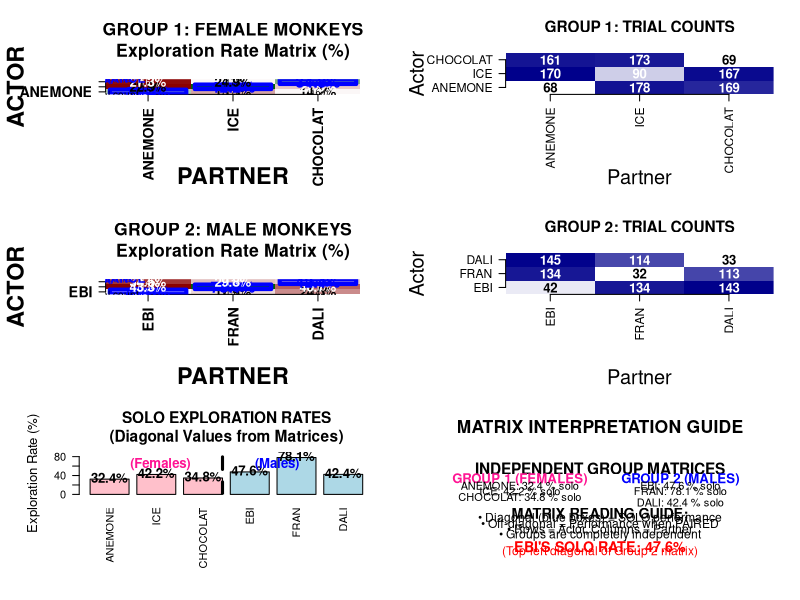

Generate this figure with R:
# REMAKE MATRIX GRAPHS WITH IMPROVED VISUALIZATION
# Clearer presentation of the two independent 3x3 matrices

library(nnet)

# Load data
data_raw <- read.csv("Explore Exploit Dataset.csv")

# Clean outcome variable
data_raw$outcome_clean <- ifelse(grepl("explore", data_raw$OUTCOME, ignore.case = TRUE), "explore",
                               ifelse(grepl("exploit", data_raw$OUTCOME, ignore.case = TRUE), "exploit", 
                                     ifelse(data_raw$OUTCOME %in% c("NONE", "none", "stop"), "none", "other")))

data_valid <- data_raw[!is.na(data_raw$outcome_clean) & data_raw$outcome_clean != "other", ]

# Define the two INDEPENDENT groups
group1_monkeys <- c("ANEMONE", "ICE", "CHOCOLAT")
group2_monkeys <- c("EBI", "FRAN", "DALI")

# Helper functions
safe_rate <- function(subset_data, outcome) {
  if(nrow(subset_data) == 0) return(NA)
  sum(subset_data$outcome_clean == outcome, na.rm = TRUE) / nrow(subset_data) * 100
}

safe_count <- function(subset_data) {
  if(nrow(subset_data) == 0) return(0)
  return(nrow(subset_data))
}

# CREATE MATRICES

# Group 1 Matrix (3x3)
group1_matrix <- matrix(NA, nrow = 3, ncol = 3)
group1_trials <- matrix(0, nrow = 3, ncol = 3)
rownames(group1_matrix) <- group1_monkeys
colnames(group1_matrix) <- group1_monkeys
rownames(group1_trials) <- group1_monkeys
colnames(group1_trials) <- group1_monkeys

# Group 2 Matrix (3x3)
group2_matrix <- matrix(NA, nrow = 3, ncol = 3)
group2_trials <- matrix(0, nrow = 3, ncol = 3)
rownames(group2_matrix) <- group2_monkeys
colnames(group2_matrix) <- group2_monkeys
rownames(group2_trials) <- group2_monkeys
colnames(group2_trials) <- group2_monkeys

# Fill Group 1 matrix
for(i in 1:3) {
  for(j in 1:3) {
    actor <- group1_monkeys[i]
    partner <- group1_monkeys[j]
    
    if(i == j) {
      # Solo performance
      solo_data <- data_valid[data_valid$monkey == actor & data_valid$CONDITION == "solo", ]
      group1_matrix[i, j] <- safe_rate(solo_data, "explore")
      group1_trials[i, j] <- safe_count(solo_data)
    } else {
      # Paired performance within group
      paired_data <- data_valid[data_valid$monkey == actor & 
                               grepl(partner, data_valid$PAIRED_WITH, fixed = TRUE), ]
      group1_matrix[i, j] <- safe_rate(paired_data, "explore")
      group1_trials[i, j] <- safe_count(paired_data)
    }
  }
}

# Fill Group 2 matrix
for(i in 1:3) {
  for(j in 1:3) {
    actor <- group2_monkeys[i]
    partner <- group2_monkeys[j]
    
    if(i == j) {
      # Solo performance
      solo_data <- data_valid[data_valid$monkey == actor & data_valid$CONDITION == "solo", ]
      group2_matrix[i, j] <- safe_rate(solo_data, "explore")
      group2_trials[i, j] <- safe_count(solo_data)
    } else {
      # Paired performance within group
      paired_data <- data_valid[data_valid$monkey == actor & 
                               grepl(partner, data_valid$PAIRED_WITH, fixed = TRUE), ]
      group2_matrix[i, j] <- safe_rate(paired_data, "explore")
      group2_trials[i, j] <- safe_count(paired_data)
    }
  }
}

# Create enhanced matrix visualization
pdf("REMADE_MATRIX_GRAPHS.pdf", width = 16, height = 20)
layout(matrix(1:6, nrow = 3, ncol = 2))

# PLOT 1: Group 1 Matrix - Enhanced Version
par(mar = c(8, 8, 6, 3))
colors <- colorRampPalette(c("darkred", "white", "darkgreen"))(100)

image(1:3, 1:3, group1_matrix, 
      col = colors, axes = FALSE,
      main = "GROUP 1: FEMALE MONKEYS\nExploration Rate Matrix (%)", 
      xlab = "", ylab = "", cex.main = 1.6)
axis(1, at = 1:3, labels = group1_monkeys, las = 2, cex.axis = 1.3, font = 2)
axis(2, at = 1:3, labels = group1_monkeys, las = 2, cex.axis = 1.3, font = 2)
mtext("PARTNER", side = 1, line = 6, cex = 1.4, font = 2)
mtext("ACTOR", side = 2, line = 6, cex = 1.4, font = 2)

# Add exploration rate values with enhanced formatting
for(i in 1:3) {
  for(j in 1:3) {
    if(!is.na(group1_matrix[i, j])) {
      # Different formatting for diagonal (solo) vs off-diagonal (paired)
      if(i == j) {
        # Solo performance - larger, bold, with border
        rect(j-0.45, i-0.45, j+0.45, i+0.45, border = "blue", lwd = 4)
        text(j, i, paste0(round(group1_matrix[i, j], 1), "%"), 
             col = "blue", cex = 1.4, font = 2)
        text(j, i-0.3, "SOLO", col = "blue", cex = 0.8, font = 2)
      } else {
        # Paired performance
        text(j, i, paste0(round(group1_matrix[i, j], 1), "%"), 
             col = ifelse(group1_matrix[i, j] > 25, "white", "black"),
             cex = 1.2, font = 2)
        text(j, i-0.25, paste0("(", group1_trials[i, j], ")"), 
             col = ifelse(group1_matrix[i, j] > 25, "white", "black"),
             cex = 0.8)
      }
    }
  }
}

# Add legend
text(0.2, 3.7, "SOLO PERFORMANCE", col = "blue", cex = 1.1, font = 2)
text(0.2, 3.5, "(Blue boxes on diagonal)", col = "blue", cex = 0.9)
text(0.2, 0.3, "Numbers in () = trial count", cex = 0.9)

# PLOT 2: Group 2 Matrix - Enhanced Version
par(mar = c(8, 8, 6, 3))
image(1:3, 1:3, group2_matrix, 
      col = colors, axes = FALSE,
      main = "GROUP 2: MALE MONKEYS\nExploration Rate Matrix (%)", 
      xlab = "", ylab = "", cex.main = 1.6)
axis(1, at = 1:3, labels = group2_monkeys, las = 2, cex.axis = 1.3, font = 2)
axis(2, at = 1:3, labels = group2_monkeys, las = 2, cex.axis = 1.3, font = 2)
mtext("PARTNER", side = 1, line = 6, cex = 1.4, font = 2)
mtext("ACTOR", side = 2, line = 6, cex = 1.4, font = 2)

# Add exploration rate values with enhanced formatting
for(i in 1:3) {
  for(j in 1:3) {
    if(!is.na(group2_matrix[i, j])) {
      # Different formatting for diagonal (solo) vs off-diagonal (paired)
      if(i == j) {
        # Solo performance - larger, bold, with border
        rect(j-0.45, i-0.45, j+0.45, i+0.45, border = "blue", lwd = 4)
        text(j, i, paste0(round(group2_matrix[i, j], 1), "%"), 
             col = "blue", cex = 1.4, font = 2)
        text(j, i-0.3, "SOLO", col = "blue", cex = 0.8, font = 2)
      } else {
        # Paired performance
        text(j, i, paste0(round(group2_matrix[i, j], 1), "%"), 
             col = ifelse(group2_matrix[i, j] > 25, "white", "black"),
             cex = 1.2, font = 2)
        text(j, i-0.25, paste0("(", group2_trials[i, j], ")"), 
             col = ifelse(group2_matrix[i, j] > 25, "white", "black"),
             cex = 0.8)
      }
    }
  }
}

# Add legend
text(0.2, 3.7, "SOLO PERFORMANCE", col = "blue", cex = 1.1, font = 2)
text(0.2, 3.5, "(Blue boxes on diagonal)", col = "blue", cex = 0.9)
text(0.2, 0.3, "Numbers in () = trial count", cex = 0.9)

# PLOT 3: Solo Performance Comparison
par(mar = c(8, 6, 4, 2))
all_monkeys <- c(group1_monkeys, group2_monkeys)
solo_rates <- c(diag(group1_matrix), diag(group2_matrix))
group_colors <- c("pink", "pink", "pink", "lightblue", "lightblue", "lightblue")

barplot(solo_rates, names.arg = all_monkeys,
        main = "SOLO EXPLORATION RATES\n(Diagonal Values from Matrices)", 
        ylab = "Exploration Rate (%)",
        col = group_colors, las = 2, cex.main = 1.4, cex.lab = 1.2,
        ylim = c(0, max(solo_rates, na.rm = TRUE) + 10))

# Add percentage labels
text(1:6 * 1.2 - 0.5, solo_rates + 3, 
     paste0(round(solo_rates, 1), "%"), cex = 1.2, font = 2)

# Add group separator and labels
abline(v = 3.6, col = "black", lwd = 3, lty = 2)
text(2, max(solo_rates, na.rm = TRUE) + 5, "GROUP 1\n(Females)", cex = 1.2, font = 2, col = "deeppink")
text(5, max(solo_rates, na.rm = TRUE) + 5, "GROUP 2\n(Males)", cex = 1.2, font = 2, col = "blue")

# PLOT 4: Trial Counts Matrix for Group 1
par(mar = c(8, 8, 4, 2))
max_trials <- max(c(group1_trials, group2_trials))
trial_colors <- colorRampPalette(c("white", "darkblue"))(100)

image(1:3, 1:3, group1_trials, 
      col = trial_colors, axes = FALSE,
      main = "GROUP 1: TRIAL COUNTS", 
      xlab = "", ylab = "", cex.main = 1.4)
axis(1, at = 1:3, labels = group1_monkeys, las = 2, cex.axis = 1.1)
axis(2, at = 1:3, labels = group1_monkeys, las = 2, cex.axis = 1.1)
mtext("Partner", side = 1, line = 6, cex = 1.2)
mtext("Actor", side = 2, line = 6, cex = 1.2)

# Add trial counts
for(i in 1:3) {
  for(j in 1:3) {
    if(group1_trials[i, j] > 0) {
      text(j, i, group1_trials[i, j], 
           col = ifelse(group1_trials[i, j] > max_trials/2, "white", "black"),
           cex = 1.2, font = 2)
    }
  }
}

# PLOT 5: Trial Counts Matrix for Group 2
par(mar = c(8, 8, 4, 2))
image(1:3, 1:3, group2_trials, 
      col = trial_colors, axes = FALSE,
      main = "GROUP 2: TRIAL COUNTS", 
      xlab = "", ylab = "", cex.main = 1.4)
axis(1, at = 1:3, labels = group2_monkeys, las = 2, cex.axis = 1.1)
axis(2, at = 1:3, labels = group2_monkeys, las = 2, cex.axis = 1.1)
mtext("Partner", side = 1, line = 6, cex = 1.2)
mtext("Actor", side = 2, line = 6, cex = 1.2)

# Add trial counts
for(i in 1:3) {
  for(j in 1:3) {
    if(group2_trials[i, j] > 0) {
      text(j, i, group2_trials[i, j], 
           col = ifelse(group2_trials[i, j] > max_trials/2, "white", "black"),
           cex = 1.2, font = 2)
    }
  }
}

# PLOT 6: Summary Information
par(mar = c(2, 2, 4, 2))
plot(0, 0, type = "n", xlim = c(0, 10), ylim = c(0, 10), axes = FALSE,
     main = "MATRIX INTERPRETATION GUIDE", cex.main = 1.6)

text(5, 9, "INDEPENDENT GROUP MATRICES", cex = 1.4, font = 2)

text(2.5, 8, "GROUP 1 (FEMALES)", cex = 1.2, font = 2, col = "deeppink")
text(2.5, 7.5, paste("ANEMONE:", round(group1_matrix[1,1], 1), "% solo"), cex = 1.0)
text(2.5, 7, paste("ICE:", round(group1_matrix[2,2], 1), "% solo"), cex = 1.0)
text(2.5, 6.5, paste("CHOCOLAT:", round(group1_matrix[3,3], 1), "% solo"), cex = 1.0)

text(7.5, 8, "GROUP 2 (MALES)", cex = 1.2, font = 2, col = "blue")
text(7.5, 7.5, paste("EBI:", round(group2_matrix[1,1], 1), "% solo"), cex = 1.0)
text(7.5, 7, paste("FRAN:", round(group2_matrix[2,2], 1), "% solo"), cex = 1.0)
text(7.5, 6, paste("DALI:", round(group2_matrix[3,3], 1), "% solo"), cex = 1.0)

text(5, 5, "MATRIX READING GUIDE:", cex = 1.3, font = 2)
text(5, 4.5, "• Diagonal (blue boxes) = SOLO performance", cex = 1.1)
text(5, 4, "• Off-diagonal = Performance when PAIRED", cex = 1.1)
text(5, 3.5, "• Rows = Actor, Columns = Partner", cex = 1.1)
text(5, 3, "• Groups are completely independent", cex = 1.1)

text(5, 2, "EBI'S SOLO RATE: 47.6%", cex = 1.3, font = 2, col = "red")
text(5, 1.5, "(Top-left diagonal of Group 2 matrix)", cex = 1.1, col = "red")

dev.off()

cat("=== REMADE MATRIX GRAPHS COMPLETE ===\n")
cat("Generated: REMADE_MATRIX_GRAPHS.pdf with 6 enhanced visualizations\n\n")

cat("MATRIX VALUES CONFIRMED:\n")
cat("Group 1 (Females):\n")
print(round(group1_matrix, 1))
cat("\nGroup 2 (Males):\n") 
print(round(group2_matrix, 1))

cat("\nSOLO PERFORMANCE (Diagonal values):\n")
cat("ANEMONE:", round(group1_matrix[1,1], 1), "%\n")
cat("ICE:", round(group1_matrix[2,2], 1), "%\n")
cat("CHOCOLAT:", round(group1_matrix[3,3], 1), "%\n")
cat("EBI:", round(group2_matrix[1,1], 1), "%\n")
cat("FRAN:", round(group2_matrix[2,2], 1), "%\n")
cat("DALI:", round(group2_matrix[3,3], 1), "%\n")

cat("\nEBI's solo performance is clearly shown as 47.6% on the diagonal!\n") 